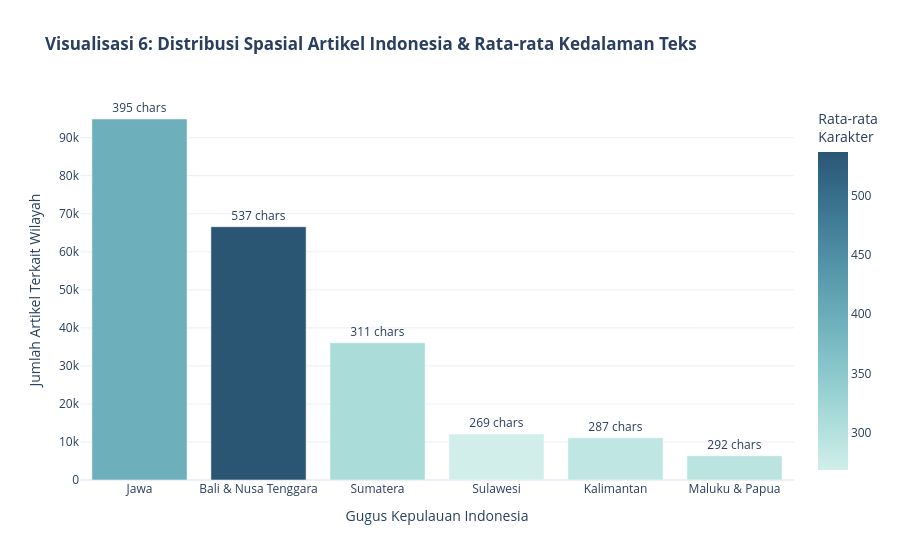

The code cell stored with this chart in its notebook:
### Code cell
# Visualisasi 6: Pola Spasial Wilayah Indonesia dan Kedalaman Teks
df_spasial = (
    df.filter(pl.col('wilayah') != 'Luar Wilayah / Global')
    .group_by('wilayah')
    .agg([
        pl.len().alias('jumlah_artikel'),
        pl.col('char_length').mean().round(1).alias('rata_karakter'),
        pl.col('word_count').mean().round(1).alias('rata_kata')
    ])
    .sort('jumlah_artikel', descending=True)
    .to_pandas()
)

fig6 = px.bar(
    df_spasial,
    x='wilayah',
    y='jumlah_artikel',
    color='rata_karakter',
    color_continuous_scale='Teal',
    text='rata_karakter',
    title='<b>Visualisasi 6: Distribusi Spasial Artikel Indonesia & Rata-rata Kedalaman Teks</b>',
    labels={
        'wilayah': 'Gugus Wilayah Kepulauan Indonesia',
        'jumlah_artikel': 'Jumlah Artikel',
        'rata_karakter': 'Rata-rata Karakter'
    },
    template='plotly_white'
)

fig6.update_traces(texttemplate='%{text:.0f} chars', textposition='outside')
fig6.update_layout(
    xaxis_title='Gugus Kepulauan Indonesia',
    yaxis_title='Jumlah Artikel Terkait Wilayah',
    coloraxis_colorbar=dict(title='Rata-rata<br>Karakter')
)
fig6.show()

### Figure 1 — Plotly figure (JSON) as saved in the notebook; plotly's stock layout.template omitted (floating-point values rounded to 4 significant figures)
{"data": [{"hovertemplate": "Gugus Wilayah Kepulauan Indonesia=%{x}<br>Jumlah Artikel=%{y}<br>Rata-rata Karakter=%{marker.color}<extra></extra>", "legendgroup": "", "marker": {"color": [395.4, 536.5, 311.4, 268.7, 286.8, 292.2], "coloraxis": "coloraxis", "pattern": {"shape": ""}}, "name": "", "orientation": "v", "showlegend": false, "text": [395.4, 536.5, 311.4, 268.7, 286.8, 292.2], "textposition": "outside", "texttemplate": "%{text:.0f} chars", "type": "bar", "x": ["Jawa", "Bali & Nusa Tenggara", "Sumatera", "Sulawesi", "Kalimantan", "Maluku & Papua"], "xaxis": "x", "y": [94915, 66596, 36077, 12087, 11089, 6391], "yaxis": "y"}], "layout": {"barmode": "relative", "coloraxis": {"autocolorscale": false, "colorbar": {"title": {"text": "Rata-rata<br>Karakter"}}, "colorscale": [[0.0, "rgb(209, 238, 234)"], [0.1667, "rgb(168, 219, 217)"], [0.3333, "rgb(133, 196, 201)"], [0.5, "rgb(104, 171, 184)"], [0.6667, "rgb(79, 144, 166)"], [0.8333, "rgb(59, 115, 143)"], [1.0, "rgb(42, 86, 116)"]]}, "legend": {"tracegroupgap": 0}, "title": {"text": "<b>Visualisasi 6: Distribusi Spasial Artikel Indonesia & Rata-rata Kedalaman Teks</b>"}, "xaxis": {"anchor": "y", "domain": [0.0, 1.0], "title": {"text": "Gugus Kepulauan Indonesia"}}, "yaxis": {"anchor": "x", "domain": [0.0, 1.0], "title": {"text": "Jumlah Artikel Terkait Wilayah"}}}}
